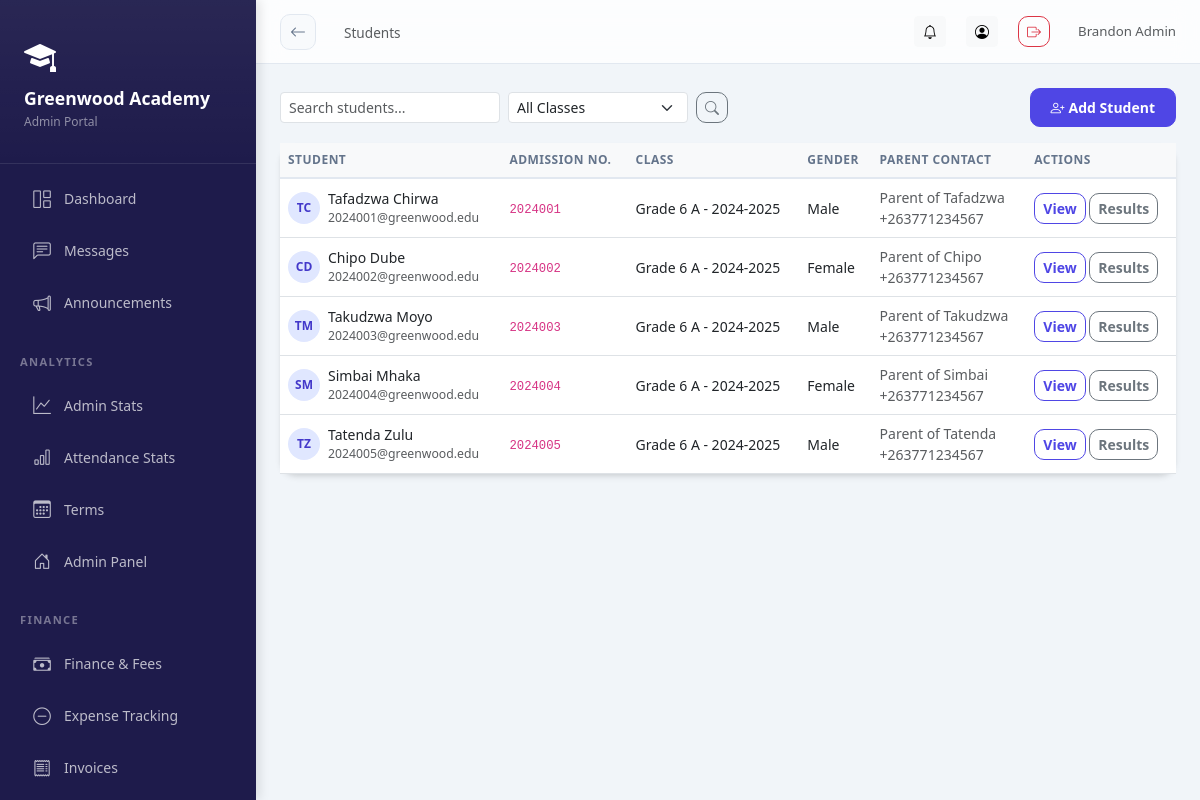
The page /academics/students/ (signed in) on the database its author committed.
### schools/models.py (models this page shows, shortened)
class School(models.Model):
    STATUS_CHOICES = [
        ('pending', 'Pending Approval'),
        ('active', 'Active'),
        ('suspended', 'Suspended'),
        ('rejected', 'Rejected'),
    ]
    name = models.CharField(max_length=200)
    subdomain = models.CharField(max_length=50, unique=True, db_index=True)
    email = models.EmailField()
    phone = models.CharField(max_length=20, blank=True)
    address = models.TextField(blank=True)
    logo = models.ImageField(upload_to='school_logos/', blank=True, null=True)
    theme_color = models.CharField(max_length=7, default='#4F46E5', help_text='Hex color code')
    motto = models.CharField(max_length=200, blank=True)
    status = models.CharField(max_length=20, choices=STATUS_CHOICES, default='pending')
    is_demo = models.BooleanField(default=False)
    created_at = models.DateTimeField(auto_now_add=True)
    updated_at = models.DateTimeField(auto_now=True)
    is_deleted = models.BooleanField(default=False)
    parent_registration_enabled = models.BooleanField(default=True)
    registration_token = models.CharField(max_length=100, unique=True, blank=True, null=True)
    subscription_active = models.BooleanField(default=False)
    subscription_expires = models.DateTimeField(null=True, blank=True)
    class Meta:
        ordering = ['-created_at']

class SchoolUser(SyncBaseModel):
    ROLE_CHOICES = [
        ('headmaster', 'Headmaster'),
        ('admin', 'School Admin'),
        ('teacher', 'Teacher'),
        ('student', 'Student'),
        ('parent', 'Parent'),
    ]
    user = models.ForeignKey(User, on_delete=models.CASCADE, related_name='school_memberships')
    school = models.ForeignKey(School, on_delete=models.CASCADE, related_name='members', db_index=True)
    role = models.CharField(max_length=20, choices=ROLE_CHOICES, db_index=True)
    is_active = models.BooleanField(default=True, db_index=True)
    signature = models.ImageField(upload_to='signatures/', blank=True, null=True)
    class Meta:
        unique_together = ['user', 'school']

### academics/models.py (models this page shows, shortened)
class Student(SyncBaseModel):
    GENDER_CHOICES = [
        ('M', 'Male'),
        ('F', 'Female'),
        ('O', 'Other'),
    ]
    user = models.OneToOneField(User, on_delete=models.CASCADE, related_name='student_profile')
    school = models.ForeignKey(School, on_delete=models.CASCADE, related_name='students', db_index=True)
    school_user = models.OneToOneField(SchoolUser, on_delete=models.CASCADE, related_name='student_details')
    admission_number = models.CharField(max_length=50, unique=True, db_index=True)
    date_of_birth = models.DateField()
    gender = models.CharField(max_length=1, choices=GENDER_CHOICES)
    address = models.TextField()
    phone = models.CharField(max_length=20, blank=True)
    photo = models.ImageField(upload_to='student_photos/', blank=True, null=True)
    current_class = models.ForeignKey(
        ClassSection,
        on_delete=models.SET_NULL,
        null=True,
        blank=True,
        related_name='students'
    )
    parent_name = models.CharField(max_length=200)
    parent_phone = models.CharField(max_length=20)
    parent_email = models.EmailField()
    date_joined = models.DateField(auto_now_add=True)
    is_active = models.BooleanField(default=True)
    objects = TenantManager()
    all_objects = models.Manager()
    class Meta:
        ordering = ['admission_number']

class ClassSection(SyncBaseModel):
    school = models.ForeignKey(School, on_delete=models.CASCADE, related_name='class_sections')
    class_level = models.ForeignKey(ClassLevel, on_delete=models.CASCADE, related_name='sections')
    section_name = models.CharField(max_length=20)  # e.g., "A", "B", "Science"
    class_teacher = models.ForeignKey(
        SchoolUser,
        on_delete=models.SET_NULL,
        null=True,
        blank=True,
        limit_choices_to={'role': 'teacher'},
        related_name='homeroom_classes'
    )
    academic_year = models.ForeignKey(AcademicYear, on_delete=models.CASCADE, related_name='sections')
    objects = TenantManager()
    all_objects = models.Manager()
    class Meta:
        unique_together = ['class_level', 'section_name', 'academic_year']
        ordering = ['class_level__order', 'section_name']
    def __str__(self):
        return f"{self.class_level.name} {self.section_name} - {self.academic_year.name}"

class ClassLevel(SyncBaseModel):
    school = models.ForeignKey(School, on_delete=models.CASCADE, related_name='class_levels')
    name = models.CharField(max_length=50)  # e.g., "Grade 1", "Class 5"
    order = models.IntegerField(default=0)
    objects = TenantManager()
    all_objects = models.Manager()
    class Meta:
        ordering = ['order', 'name']

class AcademicYear(SyncBaseModel):
    school = models.ForeignKey(School, on_delete=models.CASCADE, related_name='academic_years')
    name = models.CharField(max_length=50)  # e.g., "2024-2025"
    start_date = models.DateField()
    end_date = models.DateField()
    is_current = models.BooleanField(default=False)
    objects = TenantManager()
    all_objects = models.Manager()
    class Meta:
        ordering = ['-start_date']

### academics/views.py (the view, shortened to what this page needs)
# urls.py: path('students/', views.StudentListView.as_view(), name='student_list'),
@method_decorator(login_required, name='dispatch')
class StudentListView(ListView):
    model = Student
    template_name = 'academics/student_list.html'
    context_object_name = 'students'
    paginate_by = 20
    def get_queryset(self):
        if 'last_student_password' in self.request.session:
            if self.request.session.get('show_password_once'):
                del self.request.session['last_student_password']
                del self.request.session['show_password_once']
            else:
                self.request.session['show_password_once'] = True
        queryset = Student.objects.filter(school=self.request.school).select_related('user', 'current_class')
        class_id = self.request.GET.get('class')
        if class_id:
            queryset = queryset.filter(current_class_id=class_id)
        search = self.request.GET.get('search')
        return queryset
    def get_context_data(self, **kwargs):
        context = super().get_context_data(**kwargs)
        context['class_sections'] = ClassSection.objects.filter(school=self.request.school)
        return context

### core/models.py (called while the page is built)
    def get_queryset(self):
        queryset = super().get_queryset()
        school = get_current_school()
        if school:
            return queryset.filter(school=school)
        return queryset

### schools/context_processors.py (called while the page is built)
def school_context(request):
    school = getattr(request, 'school', None)
    school_role = ''
    if school and request.user.is_authenticated:
        try:
            su = SchoolUser.objects.get(user=request.user, school=school, is_active=True)
            school_role = su.role
        except SchoolUser.DoesNotExist:
            pass
    return {
        'current_school': school,
        'school_role': school_role,
    }

### academics/templates/academics/student_list.html (shortened to what this page needs)
{% extends 'base_dashboard.html' %}
{% block page_title %}Students{% endblock %}
{% block content %}
<div class="d-flex justify-content-between align-items-center mb-3">
    <div class="d-flex gap-2 align-items-center">
        <form method="get" class="d-flex gap-2">
            <input type="text" name="search" value="{{ request.GET.search }}" class="form-control form-control-sm" placeholder="Search students..." style="width:220px;">
            <select name="class" class="form-select form-select-sm" style="width:180px;">
                <option value="">All Classes</option>
            </select>
            <button type="submit" class="btn btn-sm btn-outline-secondary"><i class="bi bi-search"></i></button>
        </form>
    </div>
    <a href="{% url 'academics:student_add' %}" class="btn btn-primary btn-sm">
        <i class="bi bi-person-plus me-1"></i>Add Student
    </a>
</div>
<div class="card">
    <div class="table-responsive">
        <table class="table table-hover mb-0">
            <thead class="table-light">
                <tr>
                    <th>Student</th>
                    <th>Admission No.</th>
                    <th>Class</th>
                    <th>Gender</th>
                    <th>Parent Contact</th>
                    <th>Actions</th>
                </tr>
            </thead>
            <tbody>
                {% for student in students %}
                <tr>
                    <td>
                        <div class="d-flex align-items-center gap-2">
                            <div style="width:32px;height:32px;border-radius:50%;background:#e0e7ff;display:flex;align-items:center;justify-content:center;font-weight:600;font-size:0.75rem;color:#4338ca;">
                                {{ student.user.first_name|first|upper }}{{ student.user.last_name|first|upper }}
                            </div>
                            <div>
                                <div class="fw-medium">{{ student.user.get_full_name }}</div>
                                <div class="text-muted small">{{ student.user.email }}</div>
                            </div>
                        </div>
                    </td>
                    <td><code>{{ student.admission_number }}</code></td>
                    <td>{{ student.current_class|default:'—' }}</td>
                    <td>{{ student.get_gender_display }}</td>
                    <td class="small text-muted">{{ student.parent_name }}<br>{{ student.parent_phone }}</td>
                    <td>
                        <a href="{% url 'academics:student_detail' student.pk %}" class="btn btn-xs btn-sm btn-outline-primary">View</a>
                        <a href="{% url 'results:student_results' student.pk %}" class="btn btn-xs btn-sm btn-outline-secondary">Results</a>
                    </td>
                </tr>
                {% endfor %}
            </tbody>
        </table>
    </div>
</div>
{% endblock %}

### templates/base_dashboard.html (shortened to what this page needs)
<!DOCTYPE html>
<html lang="en">
<head>
<link rel="stylesheet" href="https://cdn.jsdelivr.net/npm/bootstrap@5.3.0/dist/css/bootstrap.min.css">
<link rel="stylesheet" href="https://cdn.jsdelivr.net/npm/bootstrap-icons@1.11.0/font/bootstrap-icons.css">
<link href="https://cdn.jsdelivr.net/npm/tom-select@2.2.2/dist/css/tom-select.bootstrap5.css" rel="stylesheet">
</head>
<body>
<div class="sidebar" id="sidebar">
  <div class="sidebar-brand">
    {% if current_school.logo %}
      <img src="{{ current_school.logo.url }}" alt="{{ current_school.name }}" class="rounded">
  {% else %}
    <i class="bi bi-mortarboard-fill text-white mb-2 d-block" style="font-size: 2rem;"></i>
  {% endif %}
  <h5>{{ current_school.name|default:"AcademiaLink" }}</h5>
  <small>{{ school_role|title }} Portal</small>
  </div>
  <nav class="py-2">
    <a href="{% url 'analytics:dashboard' %}" class="nav-link {% if request.path == '/analytics/dashboard/' %}active{% endif %}">
      <i class="bi bi-grid-1x2"></i> Dashboard
    </a>
    <a href="{% url 'messaging:list' %}" class="nav-link {% if 'messages' in request.path %}active{% endif %}">
      <i class="bi bi-chat-left-text"></i> Messages
    </a>
    <a href="{% url 'notifications:announcements' %}" class="nav-link {% if 'announcements' in request.path %}active{% endif %}">
      <i class="bi bi-megaphone"></i> Announcements
    </a>
    {% if school_role in 'headmaster,teacher' %}
    <div class="nav-section">Academic</div>
    <a href="{% url 'academics:student_list' %}" class="nav-link {% if 'students' in request.path %}active{% endif %}">
      <i class="bi bi-people"></i> Students
    </a>
    {% if school_role in 'headmaster,teacher,admin' %}
    <a href="{% url 'academics:teacher_list' %}" class="nav-link {% if 'teachers' in request.path %}active{% endif %}">
      <i class="bi bi-person-badge"></i> Teachers Directory
    </a>
    <a href="{% url 'academics:parent_list' %}" class="nav-link {% if 'parents' in request.path %}active{% endif %}">
      <i class="bi bi-people-fill"></i> Parents Directory
    </a>
    {% endif %}
    <a href="{% url 'academics:class_section_list' %}" class="nav-link {% if 'sections' in request.path %}active{% endif %}">
      <i class="bi bi-building"></i> Classes
    </a>
    <a href="{% url 'academics:subject_list' %}" class="nav-link {% if 'subjects' in request.path %}active{% endif %}">
      <i class="bi bi-book"></i> Subjects
    </a>
    <div class="nav-section">Attendance</div>
    <a href="{% url 'attendance:home' %}" class="nav-link {% if 'attendance' in request.path %}active{% endif %}">
      <i class="bi bi-calendar-check"></i> Attendance
    </a>
    <div class="nav-section">Results</div>
    <a href="{% url 'results:result_entry' %}" class="nav-link {% if 'entry' in request.path %}active{% endif %}">
      <i class="bi bi-pencil-square"></i> Enter Results
    </a>
    {% elif school_role == 'admin' %}
    <div class="nav-section">Analytics</div>
    <a href="{% url 'analytics:dashboard' %}#admin" class="nav-link {% if 'dashboard' in request.path %}active{% endif %}">
      <i class="bi bi-graph-up"></i> Admin Stats
    </a>
    <a href="{% url 'attendance:report' %}" class="nav-link {% if 'attendance_report' in request.path %}active{% endif %}">
      <i class="bi bi-bar-chart"></i> Attendance Stats
    </a>
    {% endif %}
    <a href="{% url 'results:term_list' %}" class="nav-link {% if 'terms' in request.path %}active{% endif %}">
      <i class="bi bi-calendar3"></i> Terms
    </a>
    <a href="{% url 'dashboard' %}" class="nav-link {% if '/school/dashboard/' in request.path %}active{% endif %}">
      <i class="bi bi-house-door"></i> Admin Panel
    </a>
    {% if school_role == 'admin' %}
    <div class="nav-section">Finance</div>
    <a href="{% url 'fees:home' %}" class="nav-link {% if 'fees' in request.path %}active{% endif %}">
      <i class="bi bi-cash-stack"></i> Finance & Fees
    </a>
    <a href="{% url 'fees:expense_list' %}" class="nav-link {% if 'expenses' in request.path %}active{% endif %}">
      <i class="bi bi-dash-circle"></i> Expense Tracking
    </a>
    <a href="{% url 'fees:invoice_list' %}" class="nav-link {% if 'invoices' in request.path %}active{% endif %}">
      <i class="bi bi-receipt"></i> Invoices
    </a>
    <a href="{% url 'fees:structure_list' %}" class="nav-link {% if 'structures' in request.path %}active{% endif %}">
    </a>
    {% endif %}
  </nav>
</div>
<div class="main-content">
  <div class="topbar">
    <div class="topbar-left">
      <a href="javascript:history.back()" class="btn-back d-none d-md-flex" id="global-back-btn" title="Go Back">
        <i class="bi bi-arrow-left"></i>
      </a>
      <nav aria-label="breadcrumb" class="d-none d-md-block">
        <span class="text-muted" style="font-size:.85rem;">{% block page_title %}{% endblock %}</span>
      </nav>
    </div>
    <div class="topbar-right">
      <a href="{% url 'notifications:list' %}" class="btn btn-sm btn-light position-relative" title="Notifications">
        <i class="bi bi-bell"></i>
      </a>
      <a href="{% url 'accounts:profile' %}" class="btn btn-sm btn-light" title="Profile">
        <i class="bi bi-person-circle"></i>
      </a>
      <a href="{% url 'accounts:logout' %}" class="btn btn-sm btn-outline-danger" title="Logout">
        <i class="bi bi-box-arrow-right"></i>
      </a>
      <span class="text-muted d-none d-md-inline-block ms-2" style="font-size:.83rem;">
        {{ user.get_full_name|default:user.username }}
      </span>
    </div>
  </div>
  <div class="page-content">
    {% block content %}{% endblock %}
  </div>
</div>
</body>
</html>

### rows shown on the page
School: name "Greenwood Academy"
SchoolUser: role "Admin"
Student: user.first_name|first "T", user.last_name|first "C", user.get_full_name "Tafadzwa Chirwa", user.email "2024001@greenwood.edu", admission_number "2024001", current_class "Grade 6 A - 2024-2025", gender "Male", parent_name "Parent of Tafadzwa", parent_phone "+263771234567"
Student: user.first_name|first "C", user.last_name|first "D", user.get_full_name "Chipo Dube", user.email "2024002@greenwood.edu", admission_number "2024002", current_class "Grade 6 A - 2024-2025", gender "Female", parent_name "Parent of Chipo", parent_phone "+263771234567"
Student: user.first_name|first "T", user.last_name|first "M", user.get_full_name "Takudzwa Moyo", user.email "2024003@greenwood.edu", admission_number "2024003", current_class "Grade 6 A - 2024-2025", gender "Male", parent_name "Parent of Takudzwa", parent_phone "+263771234567"
Student: user.first_name|first "S", user.last_name|first "M", user.get_full_name "Simbai Mhaka", user.email "2024004@greenwood.edu", admission_number "2024004", current_class "Grade 6 A - 2024-2025", gender "Female", parent_name "Parent of Simbai", parent_phone "+263771234567"
Student: user.first_name|first "T", user.last_name|first "Z", user.get_full_name "Tatenda Zulu", user.email "2024005@greenwood.edu", admission_number "2024005", current_class "Grade 6 A - 2024-2025", gender "Male", parent_name "Parent of Tatenda", parent_phone "+263771234567"

### other values the page prints
{{ user.get_full_name|default:user.username }} "Brandon Admin"
